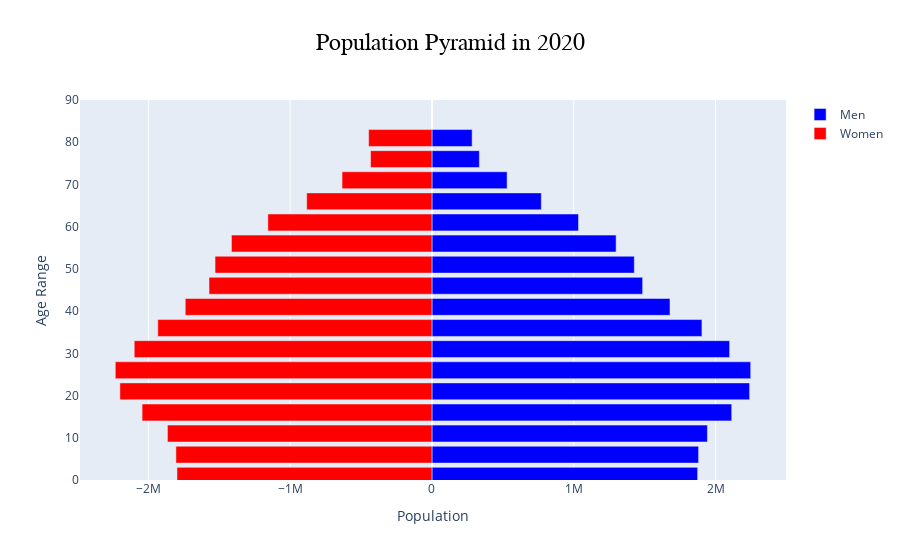

This figure's notebook cell:
### Markdown cell above
## plot_population_pyramid( ) Unit Tests

### Code cell
### Basic Functionality
n = 1
pop_df = population_dataframe('COL')

eg = plot_population_pyramid(pop_df, 2020)
case = eg == None ### Ploting the graph is NoneType. If the graph plots, then it equals None

print(f'\nTest {n}:')
unit_test(case)
n += 1

### Test the Invalid Country error message works
eg = plot_population_pyramid(pop_df, 0)
case = eg == 'Invalid Year'

print(f'\nTest {n}:')
unit_test(case)
n += 1

### Figure 1 — Plotly figure (JSON) as saved in the notebook; plotly's stock layout.template omitted (floating-point values rounded to 4 significant figures)
{"data": [{"hoverinfo": "skip", "marker": {"color": "blue"}, "name": "Men", "orientation": "h", "type": "bar", "x": [1873332, 1880087, 1942201, 2113654, 2239826, 2247557, 2098935, 1903638, 1678428, 1485492, 1426700, 1298498, 1033280, 770996, 529736, 334164, 283066], "y": [1, 6, 11, 16, 21, 26, 31, 36, 41, 46, 51, 56, 61, 66, 71, 76, 81]}, {"hoverinfo": "skip", "marker": {"color": "red"}, "name": "Women", "orientation": "h", "type": "bar", "x": [-1798256, -1805843, -1865486, -2044203, -2200701, -2233169, -2099558, -1933443, -1739827, -1572269, -1529761, -1414124, -1157392, -883473, -634029, -432973, -446568], "y": [1, 6, 11, 16, 21, 26, 31, 36, 41, 46, 51, 56, 61, 66, 71, 76, 81]}], "layout": {"autosize": true, "barmode": "overlay", "title": {"font": {"color": "black", "family": "Arial", "size": 24}, "text": "Population Pyramid in 2020", "x": 0.5}, "xaxis": {"autorange": true, "range": [-2482000.0, 2496000.0], "title": {"text": "Population"}, "type": "linear"}, "yaxis": {"range": [0, 90], "title": {"text": "Age Range"}, "type": "linear"}}}
